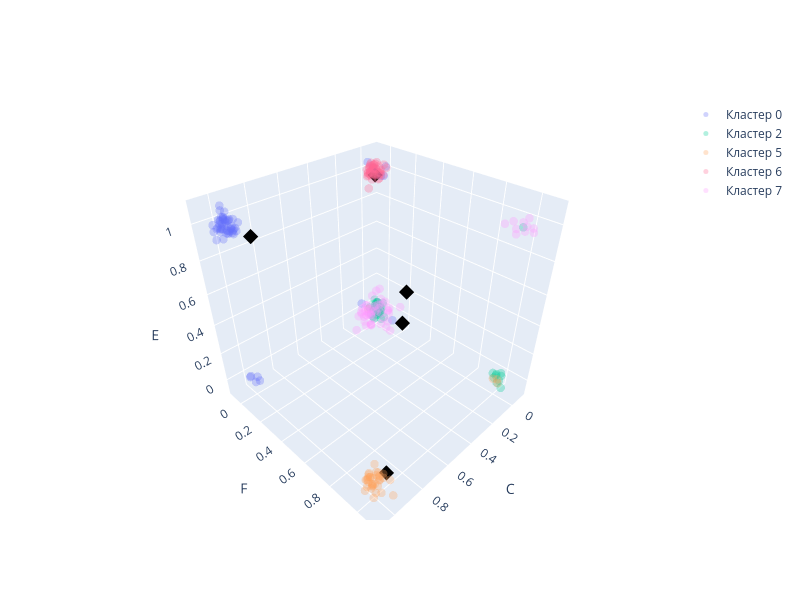

Here is the notebook cell this chart was saved with:
### Code cell
draw_clusters([0, 2, 5, 6, 7])
